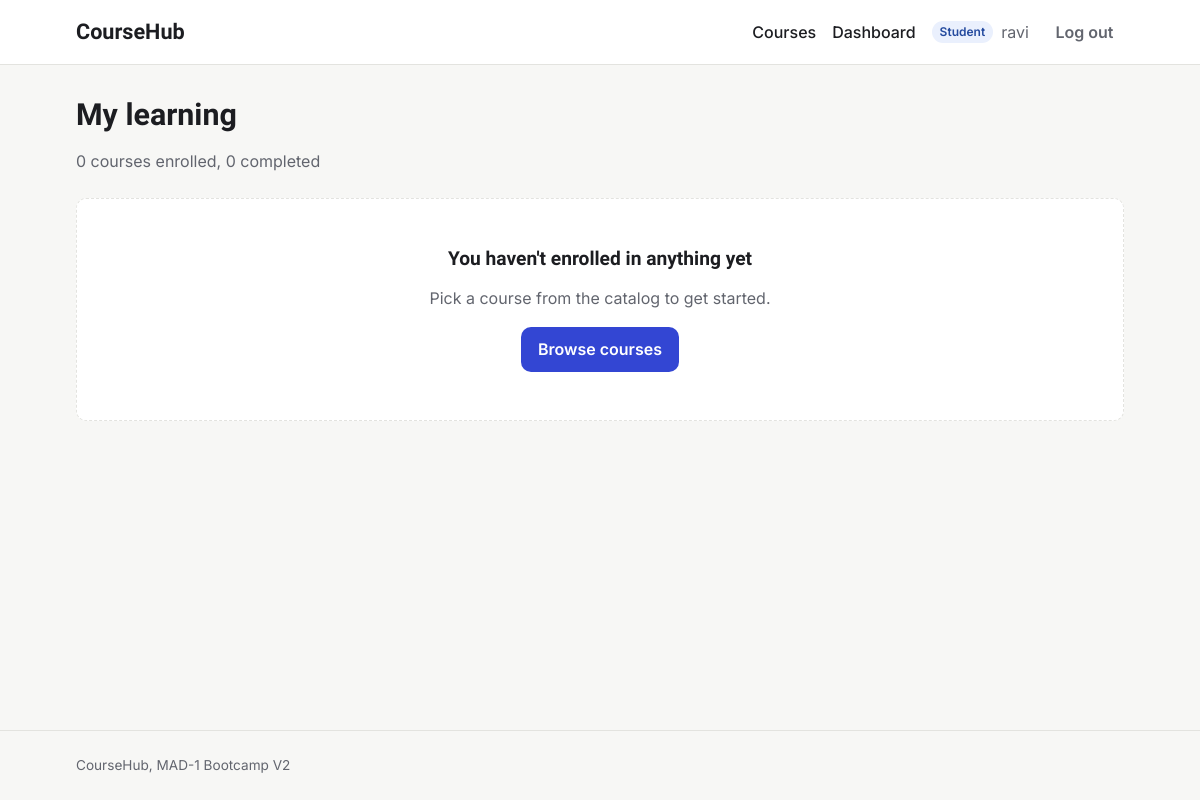
/student/dashboard (signed in), run on an earlier commit of the app's database.
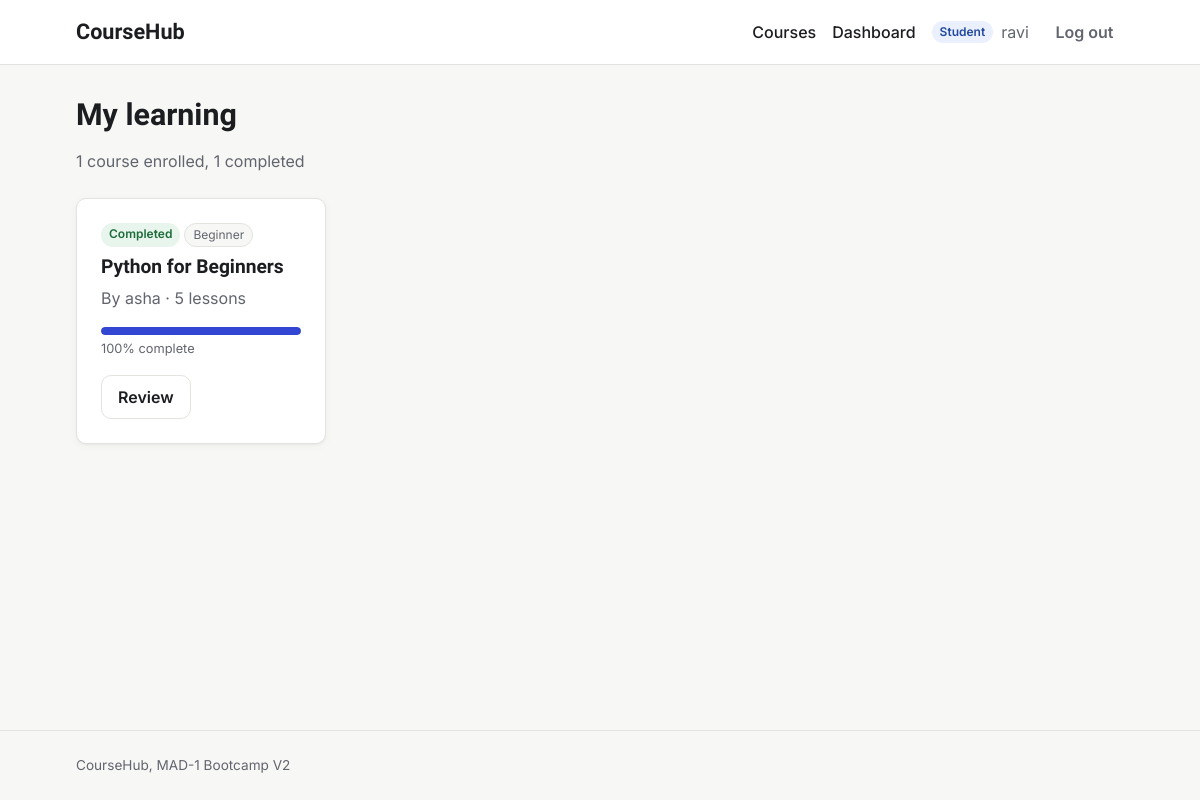
And on a later commit of the database.
### models.py (models this page shows, shortened)
class User(db.Model):
    id = db.Column(db.Integer, primary_key=True)
    username = db.Column(db.String(80), unique=True, nullable=False)
    email = db.Column(db.String(120), unique=True, nullable=False)
    password_hash = db.Column(db.String(256), nullable=False)
    role = db.Column(db.String(20), nullable=False, default="student")
    bio = db.Column(db.Text)
    avatar = db.Column(db.String(200))
    created_at = db.Column(db.DateTime, default=utc_now)
    is_active = db.Column(db.Boolean, default=True)
    taught_courses = db.relationship("Course", backref="instructor", lazy=True)
    enrollments = db.relationship(
        "Enrollment", backref="student", cascade="all, delete-orphan"
    )
    completions = db.relationship(
        "LessonCompletion", backref="student", cascade="all, delete-orphan"
    )

class Enrollment(db.Model):
    id = db.Column(db.Integer, primary_key=True)
    student_id = db.Column(db.Integer, db.ForeignKey("user.id"), nullable=False)
    course_id = db.Column(db.Integer, db.ForeignKey("course.id"), nullable=False)
    enrolled_at = db.Column(db.DateTime, default=utc_now)
    completed_at = db.Column(db.DateTime)
    __table_args__ = (
        db.UniqueConstraint("student_id", "course_id", name="unique_enrollment"),
    )
    @property
    def progress(self):
        total = db.session.scalar(
            db.select(db.func.count(Lesson.id)).where(
                Lesson.course_id == self.course_id
            )
        )
        if not total:
            return 0
        completed = db.session.scalar(
            db.select(db.func.count(LessonCompletion.id))
            .join(Lesson)
            .where(
                LessonCompletion.student_id == self.student_id,
                Lesson.course_id == self.course_id,
            )
        )
        return round(completed / total * 100)

class Course(db.Model):
    id = db.Column(db.Integer, primary_key=True)
    title = db.Column(db.String(200), nullable=False)
    slug = db.Column(db.String(200), unique=True, nullable=False)
    description = db.Column(db.Text)
    short_description = db.Column(db.String(500))
    thumbnail = db.Column(db.String(300))
    price = db.Column(db.Float, default=0.0)
    category = db.Column(db.String(50))
    level = db.Column(db.String(20))
    is_published = db.Column(db.Boolean, default=False)
    is_featured = db.Column(db.Boolean, default=False)
    instructor_id = db.Column(db.Integer, db.ForeignKey("user.id"), nullable=False)
    created_at = db.Column(db.DateTime, default=utc_now)
    updated_at = db.Column(db.DateTime, default=utc_now, onupdate=utc_now)
    lessons = db.relationship(
        "Lesson",
        backref="course",
        cascade="all, delete-orphan",
        order_by="Lesson.order",
    )
    enrollments = db.relationship(
        "Enrollment", backref="course", cascade="all, delete-orphan"
    )

### app.py (the view)
    @app.route("/student/dashboard")
    @student_required
    def student_dashboard():
        enrollments = sorted(
            g.user.enrollments, key=lambda e: e.enrolled_at, reverse=True
        )
        return render_template("student_dashboard.html", enrollments=enrollments)

### app.py (called while the page is built)
def login_required(view):
    @wraps(view)
    def wrapped(*args, **kwargs):
        if g.user is None:
            flash("Please log in to continue.", "warning")
            return redirect(url_for("login", next=request.full_path))
        return view(*args, **kwargs)
    return wrapped

def role_required(*roles):
    def decorator(view):
        @wraps(view)
        @login_required
        def wrapped(*args, **kwargs):
            if g.user.role not in roles:
                abort(403)
            return view(*args, **kwargs)
        return wrapped
    return decorator

### templates/student_dashboard.html (shortened to what this page needs)
{% extends "base.html" %}
{% from "macros.html" import progress_bar %}
{% block content %}
<div class="page-header">
  <h1>My learning</h1>
  <p class="muted">
    {{ enrollments|length }} course{{ '' if enrollments|length == 1 else 's' }} enrolled,
    {{ enrollments|selectattr('completed_at')|list|length }} completed
  </p>
</div>
{% if enrollments %}
  <div class="course-grid">
    {% for e in enrollments %}
      {% set percent = e.progress %}
      <article class="card">
        <div class="tags">
          {% if e.completed_at %}<span class="badge badge-published">Completed</span>{% endif %}
          {% if e.course.level %}<span class="tag">{{ e.course.level|capitalize }}</span>{% endif %}
        </div>
        <h2 class="card-title">{{ e.course.title }}</h2>
        <p class="muted">By {{ e.course.instructor.username }} · {{ e.course.lessons|length }} lessons</p>
        {{ progress_bar(percent) }}
        <a class="btn {{ 'btn-secondary' if e.completed_at else 'btn-primary' }}"
           href="{{ url_for('course_player', slug=e.course.slug) }}">
          {{ 'Review' if e.completed_at else ('Start' if percent == 0 else 'Continue') }}
        </a>
      </article>
    {% endfor %}
  </div>
{% else %}
  <div class="empty-state">
    <h2>You haven't enrolled in anything yet</h2>
    <p class="muted">Pick a course from the catalog to get started.</p>
    <a class="btn btn-primary" href="{{ url_for('course_list') }}">Browse courses</a>
  </div>
{% endif %}
{% endblock %}

### templates/base.html (shortened to what this page needs)
<!DOCTYPE html>
<html lang="en">
<head>
  <link rel="stylesheet" href="{{ url_for('static', filename='style.css') }}">
</head>
<body>
  <header class="navbar">
    <div class="container navbar-inner">
      <a class="brand" href="{{ url_for('home') }}">CourseHub</a>
      <nav aria-label="Main">
        <ul class="nav-links">
          <li><a href="{{ url_for('course_list') }}">Courses</a></li>
          {% if current_user %}
            <li><a href="{{ url_for('dashboard') }}">Dashboard</a></li>
            <li class="nav-user">
              <span class="badge badge-{{ current_user.role }}">{{ current_user.role|capitalize }}</span>
              {{ current_user.username }}
            </li>
            <li>
              <form action="{{ url_for('logout') }}" method="post" class="inline-form">
                <button type="submit" class="btn btn-ghost">Log out</button>
              </form>
            </li>
          {% else %}
            <li><a href="{{ url_for('login') }}">Log in</a></li>
            <li><a class="btn btn-primary" href="{{ url_for('register') }}">Sign up</a></li>
          {% endif %}
        </ul>
      </nav>
    </div>
  </header>
  <main id="main" class="container">
    {% block content %}{% endblock %}
  </main>
  <footer class="footer">
    <div class="container">CourseHub, MAD-1 Bootcamp V2</div>
  </footer>
</body>
</html>

### templates/macros.html (shortened to what this page needs)
 {% macro progress_bar(percent) %}
<div
  class="progress"
  role="progressbar"
  aria-label="Course progress"
  aria-valuenow="{{ percent }}"
  aria-valuemin="0"
  aria-valuemax="100"
>
  <div class="progress-fill" style="width: {{ percent }}%"></div>
</div>
<p class="progress-label">{{ percent }}% complete</p>
{% endmacro %}

### static/style.css (style rules this page uses)
:root { --font-display: "Bricolage Grotesque", ui-sans-serif, system-ui, sans-serif; --font-body: "Inter", ui-sans-serif, system-ui, -apple-system, "Segoe UI", Roboto, sans-serif; --color-bg: #f7f7f5; --color-surface: #ffffff; --color-text: #1c1d21; --color-muted: #62656e; --color-border: #e3e3df; --color-primary: #3346d3; --color-primary-hover: #2636b0; --color-focus: #8a96ff; --color-success-bg: #e8f5ec; --color-success-text: #1d6b3a; --color-error-bg: #fdecec; --color-error-text: #a12626; --color-warning-bg: #fff6e0; --color-warning-text: #8a5a00; --color-info-bg: #eaf0fd; --color-info-text: #244a9e; --radius: 10px; --space-1: 0.25rem; --space-2: 0.5rem; --space-3: 0.75rem; --space-4: 1rem; --space-6: 1.5rem; --space-8: 2rem; --space-12: 3rem; --shadow: 0 1px 2px rgba(0, 0, 0, 0.04), 0 2px 8px rgba(0, 0, 0, 0.04); }
*, *::before, *::after { box-sizing: border-box; }
body { margin: 0; min-height: 100vh; display: flex; flex-direction: column; font-family: var(--font-body); font-size: 1rem; line-height: 1.55; color: var(--color-text); background: var(--color-bg); }
h1, h2, h3 { font-family: var(--font-display); line-height: 1.2; margin: 0 0 var(--space-2); }
h1 { font-size: 1.9rem; }
h2 { font-size: 1.2rem; }
a { color: var(--color-primary); }
.container { width: 100%; max-width: 1080px; margin: 0 auto; padding: 0 var(--space-4); }
main.container { flex: 1; padding-top: var(--space-8); padding-bottom: var(--space-12); }
.muted { color: var(--color-muted); }
.navbar { background: var(--color-surface); border-bottom: 1px solid var(--color-border); }
.navbar-inner { display: flex; flex-wrap: wrap; align-items: center; justify-content: space-between; gap: var(--space-3); min-height: 64px; }
.brand { font-family: var(--font-display); font-weight: 700; font-size: 1.35rem; color: var(--color-text); text-decoration: none; }
.nav-links { display: flex; flex-wrap: wrap; align-items: center; gap: var(--space-4); margin: 0; padding: 0; list-style: none; }
.nav-links a:not(.btn) { color: var(--color-text); text-decoration: none; font-weight: 500; }
.nav-user { display: flex; align-items: center; gap: var(--space-2); color: var(--color-muted); }
.inline-form { margin: 0; }
.btn { display: inline-block; padding: 0.55rem 1rem; border: 1px solid transparent; border-radius: var(--radius); font: inherit; font-weight: 600; text-decoration: none; cursor: pointer; transition: background-color 0.15s ease, border-color 0.15s ease; }
.btn-secondary { background: var(--color-surface); border-color: var(--color-border); color: var(--color-text); }
.btn-ghost { background: transparent; color: var(--color-muted); padding: 0.4rem 0.6rem; }
.badge { display: inline-block; padding: 0.1rem 0.5rem; border-radius: 999px; font-size: 0.75rem; font-weight: 600; }
.badge-student { background: var(--color-info-bg); color: var(--color-info-text); }
.page-header { margin-bottom: var(--space-6); }
.card { padding: var(--space-6); background: var(--color-surface); border: 1px solid var(--color-border); border-radius: var(--radius); box-shadow: var(--shadow); }
.card .muted { margin-top: 0; }
.footer { padding: var(--space-6) 0; border-top: 1px solid var(--color-border); color: var(--color-muted); font-size: 0.85rem; }
.course-grid { display: grid; grid-template-columns: repeat(auto-fill, minmax(240px, 1fr)); gap: var(--space-4); }
.tags { display: flex; flex-wrap: wrap; gap: var(--space-1); }
.tag { display: inline-block; padding: 0.1rem 0.5rem; border-radius: 999px; background: var(--color-bg); border: 1px solid var(--color-border); font-size: 0.75rem; color: var(--color-muted); }
.badge-published { background: var(--color-success-bg); color: var(--color-success-text); }
.card-title { margin-top: var(--space-2); }
.progress { height: 8px; margin-top: var(--space-3); border-radius: 999px; background: var(--color-border); overflow: hidden; }
.progress-fill { height: 100%; border-radius: 999px; background: var(--color-primary); transition: width 0.3s ease; }
.progress-label { margin: var(--space-1) 0 var(--space-4); font-size: 0.8rem; color: var(--color-muted); }

What changed in the data, as far as the page shows it:
added Enrollment: shows "Completed", course.level "Beginner", course "Python for Beginners", course.instructor.username "asha", course.lessons|length "5", percent "100", completed_at "Review"
Also different on the page:
{{ enrollments|length }}: "0" → "1"
{{ enrollments|selectattr('completed_at')|list|length }}: "0" → "1"
{{ '' if enrollments|length == 1 else 's' }}: "s" → (not shown)
text no longer shown: "You haven't enrolled in anything yet Pick a course from the catalog to get started. Browse courses"
